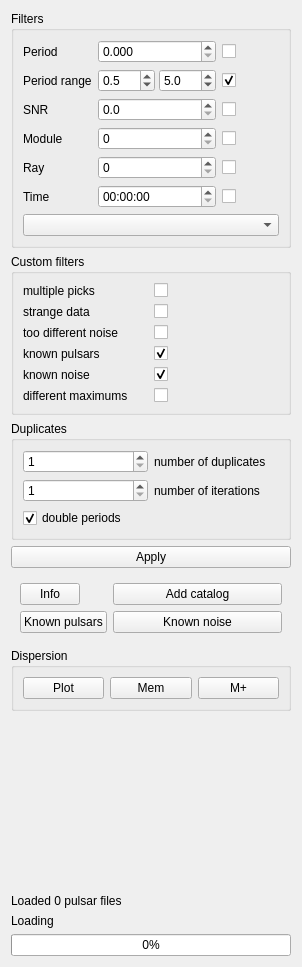
<?xml version="1.0" encoding="UTF-8"?>
<ui version="4.0">
 <class>Analytics</class>
 <widget class="QWidget" name="Analytics">
  <property name="geometry">
   <rect>
    <x>0</x>
    <y>0</y>
    <width>302</width>
    <height>967</height>
   </rect>
  </property>
  <property name="windowTitle">
   <string>Analytics</string>
  </property>
  <layout class="QVBoxLayout" name="verticalLayout">
   <item>
    <widget class="QGroupBox" name="groupBox_3">
     <property name="title">
      <string>Filters</string>
     </property>
     <layout class="QVBoxLayout" name="verticalLayout_2">
      <item>
       <layout class="QGridLayout" name="gridLayout">
        <item row="0" column="0">
         <widget class="QLabel" name="label">
          <property name="text">
           <string>Period</string>
          </property>
         </widget>
        </item>
        <item row="4" column="2">
         <widget class="QCheckBox" name="rayCheckBox">
          <property name="text">
           <string/>
          </property>
         </widget>
        </item>
        <item row="5" column="2">
         <widget class="QCheckBox" name="timeCheckBox">
          <property name="text">
           <string/>
          </property>
         </widget>
        </item>
        <item row="2" column="2">
         <widget class="QCheckBox" name="SNRCheckBox">
          <property name="text">
           <string/>
          </property>
         </widget>
        </item>
        <item row="5" column="0">
         <widget class="QLabel" name="label_5">
          <property name="text">
           <string>Time</string>
          </property>
         </widget>
        </item>
        <item row="5" column="1">
         <widget class="QTimeEdit" name="time">
          <property name="displayFormat">
           <string>HH:mm:ss</string>
          </property>
         </widget>
        </item>
        <item row="4" column="0">
         <widget class="QLabel" name="label_4">
          <property name="text">
           <string>Ray</string>
          </property>
         </widget>
        </item>
        <item row="3" column="2">
         <widget class="QCheckBox" name="moduleCheckBox">
          <property name="text">
           <string/>
          </property>
         </widget>
        </item>
        <item row="2" column="1">
         <widget class="QDoubleSpinBox" name="SNR">
          <property name="decimals">
           <number>1</number>
          </property>
         </widget>
        </item>
        <item row="4" column="1">
         <widget class="QSpinBox" name="ray"/>
        </item>
        <item row="0" column="1">
         <widget class="QDoubleSpinBox" name="period">
          <property name="decimals">
           <number>3</number>
          </property>
          <property name="singleStep">
           <double>0.001000000000000</double>
          </property>
         </widget>
        </item>
        <item row="0" column="2">
         <widget class="QCheckBox" name="periodCheckBox">
          <property name="text">
           <string/>
          </property>
         </widget>
        </item>
        <item row="3" column="0">
         <widget class="QLabel" name="label_3">
          <property name="text">
           <string>Module</string>
          </property>
         </widget>
        </item>
        <item row="3" column="1">
         <widget class="QSpinBox" name="module"/>
        </item>
        <item row="2" column="0">
         <widget class="QLabel" name="label_2">
          <property name="text">
           <string>SNR</string>
          </property>
         </widget>
        </item>
        <item row="1" column="0">
         <widget class="QLabel" name="label_13">
          <property name="text">
           <string>Period range</string>
          </property>
         </widget>
        </item>
        <item row="1" column="1">
         <widget class="QWidget" name="widget_2" native="true">
          <layout class="QHBoxLayout" name="horizontalLayout_3">
           <property name="spacing">
            <number>4</number>
           </property>
           <property name="leftMargin">
            <number>0</number>
           </property>
           <property name="topMargin">
            <number>0</number>
           </property>
           <property name="rightMargin">
            <number>0</number>
           </property>
           <property name="bottomMargin">
            <number>0</number>
           </property>
           <item>
            <widget class="QDoubleSpinBox" name="periodRangeLeft">
             <property name="decimals">
              <number>1</number>
             </property>
             <property name="value">
              <double>0.500000000000000</double>
             </property>
            </widget>
           </item>
           <item>
            <widget class="QDoubleSpinBox" name="periodRangeRight">
             <property name="decimals">
              <number>1</number>
             </property>
             <property name="value">
              <double>5.000000000000000</double>
             </property>
            </widget>
           </item>
          </layout>
         </widget>
        </item>
        <item row="1" column="2">
         <widget class="QCheckBox" name="periodRangeCheckBox">
          <property name="text">
           <string/>
          </property>
          <property name="checked">
           <bool>true</bool>
          </property>
         </widget>
        </item>
       </layout>
      </item>
      <item>
       <widget class="QComboBox" name="fileNames"/>
      </item>
     </layout>
    </widget>
   </item>
   <item>
    <widget class="QGroupBox" name="groupBox_2">
     <property name="title">
      <string>Custom filters</string>
     </property>
     <layout class="QHBoxLayout" name="horizontalLayout">
      <item>
       <layout class="QGridLayout" name="gridLayout_2">
        <item row="1" column="1">
         <widget class="QCheckBox" name="strangeData">
          <property name="enabled">
           <bool>true</bool>
          </property>
          <property name="text">
           <string/>
          </property>
          <property name="checked">
           <bool>false</bool>
          </property>
         </widget>
        </item>
        <item row="5" column="0">
         <widget class="QLabel" name="label_14">
          <property name="text">
           <string>different maximums</string>
          </property>
         </widget>
        </item>
        <item row="4" column="1">
         <widget class="QCheckBox" name="knownNoise">
          <property name="text">
           <string/>
          </property>
          <property name="checked">
           <bool>true</bool>
          </property>
         </widget>
        </item>
        <item row="2" column="1">
         <widget class="QCheckBox" name="differentNoise">
          <property name="text">
           <string/>
          </property>
         </widget>
        </item>
        <item row="3" column="0">
         <widget class="QLabel" name="label_10">
          <property name="text">
           <string>known pulsars</string>
          </property>
         </widget>
        </item>
        <item row="0" column="1">
         <widget class="QCheckBox" name="multiplePicks">
          <property name="text">
           <string/>
          </property>
         </widget>
        </item>
        <item row="2" column="0">
         <widget class="QLabel" name="label_8">
          <property name="text">
           <string>too different noise</string>
          </property>
         </widget>
        </item>
        <item row="4" column="0">
         <widget class="QLabel" name="label_11">
          <property name="text">
           <string>known noise</string>
          </property>
         </widget>
        </item>
        <item row="0" column="0">
         <widget class="QLabel" name="label_6">
          <property name="text">
           <string>multiple picks</string>
          </property>
         </widget>
        </item>
        <item row="5" column="1">
         <widget class="QCheckBox" name="differentMaximums">
          <property name="text">
           <string/>
          </property>
         </widget>
        </item>
        <item row="1" column="0">
         <widget class="QLabel" name="label_7">
          <property name="text">
           <string>strange data</string>
          </property>
         </widget>
        </item>
        <item row="3" column="1">
         <widget class="QCheckBox" name="knownPulsars">
          <property name="text">
           <string/>
          </property>
          <property name="checked">
           <bool>true</bool>
          </property>
         </widget>
        </item>
       </layout>
      </item>
     </layout>
    </widget>
   </item>
   <item>
    <widget class="QGroupBox" name="groupBox">
     <property name="title">
      <string>Duplicates</string>
     </property>
     <layout class="QGridLayout" name="gridLayout_4">
      <item row="0" column="0">
       <widget class="QSpinBox" name="duplicates">
        <property name="minimum">
         <number>1</number>
        </property>
       </widget>
      </item>
      <item row="0" column="1">
       <widget class="QLabel" name="label_12">
        <property name="text">
         <string>number of duplicates</string>
        </property>
       </widget>
      </item>
      <item row="1" column="0">
       <widget class="QSpinBox" name="duplicatesIterations">
        <property name="minimum">
         <number>1</number>
        </property>
        <property name="maximum">
         <number>5</number>
        </property>
       </widget>
      </item>
      <item row="1" column="1">
       <widget class="QLabel" name="label_9">
        <property name="text">
         <string>number of iterations</string>
        </property>
       </widget>
      </item>
      <item row="2" column="0">
       <widget class="QCheckBox" name="doublePeriods">
        <property name="text">
         <string>double periods</string>
        </property>
        <property name="checked">
         <bool>true</bool>
        </property>
       </widget>
      </item>
     </layout>
    </widget>
   </item>
   <item>
    <widget class="QPushButton" name="applyButton">
     <property name="text">
      <string>Apply</string>
     </property>
    </widget>
   </item>
   <item>
    <widget class="QWidget" name="widget" native="true">
     <layout class="QGridLayout" name="gridLayout_3">
      <item row="0" column="0">
       <widget class="QPushButton" name="infoButton">
        <property name="maximumSize">
         <size>
          <width>60</width>
          <height>16777215</height>
         </size>
        </property>
        <property name="text">
         <string>Info</string>
        </property>
       </widget>
      </item>
      <item row="1" column="1">
       <widget class="QPushButton" name="knownNoiseButton">
        <property name="text">
         <string>Known noise</string>
        </property>
       </widget>
      </item>
      <item row="1" column="0">
       <widget class="QPushButton" name="knownPulsarsButton">
        <property name="text">
         <string>Known pulsars</string>
        </property>
       </widget>
      </item>
      <item row="0" column="1">
       <widget class="QPushButton" name="addPulsarCatalog">
        <property name="text">
         <string>Add catalog</string>
        </property>
       </widget>
      </item>
     </layout>
    </widget>
   </item>
   <item>
    <widget class="QGroupBox" name="groupBox_4">
     <property name="title">
      <string>Dispersion</string>
     </property>
     <layout class="QHBoxLayout" name="horizontalLayout_2">
      <item>
       <widget class="QPushButton" name="dispersionPlotButton">
        <property name="text">
         <string>Plot</string>
        </property>
       </widget>
      </item>
      <item>
       <widget class="QPushButton" name="dispersionRemember">
        <property name="text">
         <string>Mem</string>
        </property>
       </widget>
      </item>
      <item>
       <widget class="QPushButton" name="dispersionM">
        <property name="text">
         <string>M+</string>
        </property>
       </widget>
      </item>
     </layout>
    </widget>
   </item>
   <item>
    <spacer name="verticalSpacer">
     <property name="orientation">
      <enum>Qt::Vertical</enum>
     </property>
     <property name="sizeHint" stdset="0">
      <size>
       <width>20</width>
       <height>40</height>
      </size>
     </property>
    </spacer>
   </item>
   <item>
    <widget class="QLabel" name="pulsarsTotal">
     <property name="text">
      <string>Loaded 0 pulsar files</string>
     </property>
    </widget>
   </item>
   <item>
    <widget class="QLabel" name="currentFile">
     <property name="text">
      <string>Loading</string>
     </property>
    </widget>
   </item>
   <item>
    <widget class="QProgressBar" name="progressBar">
     <property name="value">
      <number>0</number>
     </property>
    </widget>
   </item>
  </layout>
 </widget>
 <resources/>
 <connections/>
</ui>
